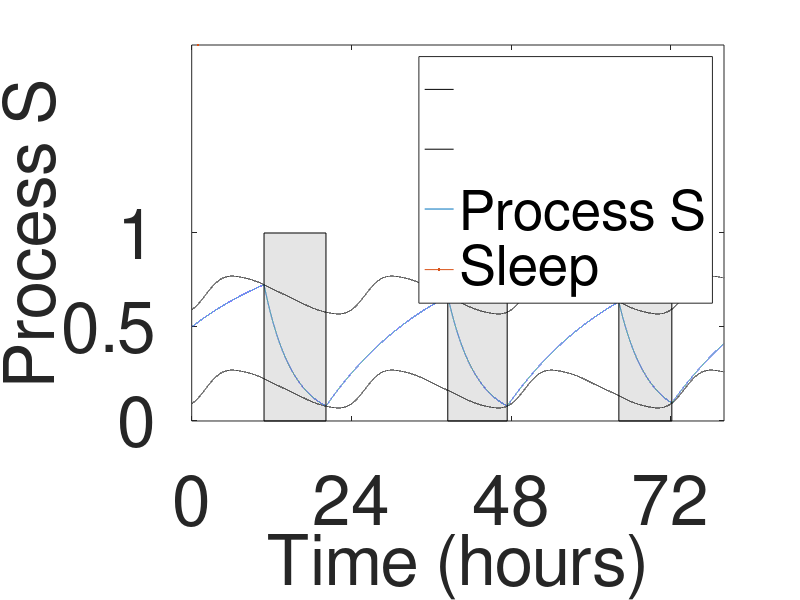

MATLAB code to generate this figure:
%parameters
dt= 0.001; %time step
T=80; %Total time (hours)
t= 0:dt:T;
tau=24;

%Circadian process equation

alpha= 2.07; %alpha is a phase shift that specifies the distance from the circadian max.
%alpha chosen so switch from sleep to wake occurs at appropriate time
omega= 2*pi/tau;
C=0.97*sin(omega*(t-alpha))+0.22*sin(2*omega*(t-alpha))+0.07*sin(3*omega*(t-alpha))+0.03*sin(4*omega*(t-alpha))+0.001*sin(5*omega*(t-alpha));


%lower threshold parameters
H0minus = 0.17;
H0plus= 0.67;
a= 0.1; %amplitude of the sine wave
Hminus = H0minus + a*C;
Hplus= H0plus+a*C;



%Homeostatic process (H) parameters
tau_s= 4.2; %sleep time constant-leads to faster dissipation of sleep pressure
tau_w= 18.2; %awake time constant- slower build up of sleep pressure 
U_t =1; %U_t is the upper asymptote i.e the value H would reach if no switch to sleep occured
H0= 0.5;




% initialize H before the loop
H= zeros(size(t));
H(1)=H0;
wake = 1;

for i=2:length(t)

    if wake==1 
        Hnew = U_t+(H(i-1)-U_t)*exp(-dt/tau_w); %when awake update Hnew with wake equation
    elseif wake==0
        Hnew = H(i-1) * exp(-dt/tau_s); %when asleep update Hnew with sleep equation 
   
    end

    if Hplus(i)>Hnew %H is below upper limit
        if Hminus(i)<Hnew
            H(i) = Hnew; %if H is above the lower limit then H assigned to either awake or sleep equation
        else
            wake = 1; %if its below then you must need to switch from alseep to awake
            H(i) = U_t+(H(i-1)-U_t)*exp(-dt/tau_w); %awake
        end
    else
        wake = 0; 
        H(i) = H(i-1) * exp(-dt/tau_s); %otherwise only sleep when already asleep 
    end
end 


%defining shaded region
sleep=(zeros(size(t)));
sleep(1)= 0;
for i=2:length(t)
    if H(i) == H(i-1) * exp(-dt/tau_s) % if asleep
        sleep(i) = 1; % mark as asleep
    else
        sleep(i) = 0; % mark as awake
    end
end

% Define x coordinates for sleep periods
x_rect1 = [];
x_rect2 = [];
x_rect3 = [];% Initialize x coordinates for sleep periods
for i = 1:length(t)
    if sleep(i+1) == 1 && sleep(i) == 0 % First time entering sleep
        x_rect1([1,4]) = t(i);
    elseif sleep(i+1) == 0 && sleep(i) == 1 % First time waking up
        x_rect1([2,3]) = t(i);
        if length(x_rect1) == 4 %Only keep pairs of start and end times
            break; % Exit loop if we have two pairs
        end
    end 
end 
for i=14860:length (t)
     if sleep(i+1) == 1 && sleep(i) == 0 % First time entering sleep
        x_rect2([1,4]) = t(i);
    elseif sleep(i+1) == 0 && sleep(i) == 1 % First time waking up
        x_rect2([2,3]) = t(i);
        if length(x_rect2) == 4 %Only keep pairs of start and end times
            break; % Exit loop if we have two pairs
        end
    end
end

for i=51890:length (t)-1
     if sleep(i+1) == 1 && sleep(i) == 0 % First time entering sleep
        x_rect3([1,4]) = t(i);
     elseif sleep(i+1) == 0 && sleep(i) == 1 % First time waking up
        x_rect3([2,3]) = t(i);
         if length(x_rect3) == 4 %Only keep pairs of start and end times
            break; % Exit loop if we have two pairs
        end
     end 
end 
 

y_rect1= [1,1,0,0];
y_rect2= [1,1,0,0];
y_rect3= [1,1,0,0];


%Plotting results 
close all;

plot(t, Hplus, 'black');
hold on
plot(t, Hminus, 'black')
hold on
plot(t,H,linewidth=2)
yticks([0,0.5,1])
xticks([0,24,48,72])
ylim
set(gca, 'FontSize', 50)
xlabel('Time (hours)','FontSize',50)
ylabel('Process S', 'FontSize', 50)
hold on
fill(x_rect1,y_rect1,'k','FaceAlpha',0.1)
fill(x_rect2,y_rect2,'k','FaceAlpha',0.1)
fill(x_rect3,y_rect3,'k','FaceAlpha',0.1)
hold on
legend ('' ,'' , 'Process S', 'Sleep', 'Fontsize',40)
hold off
